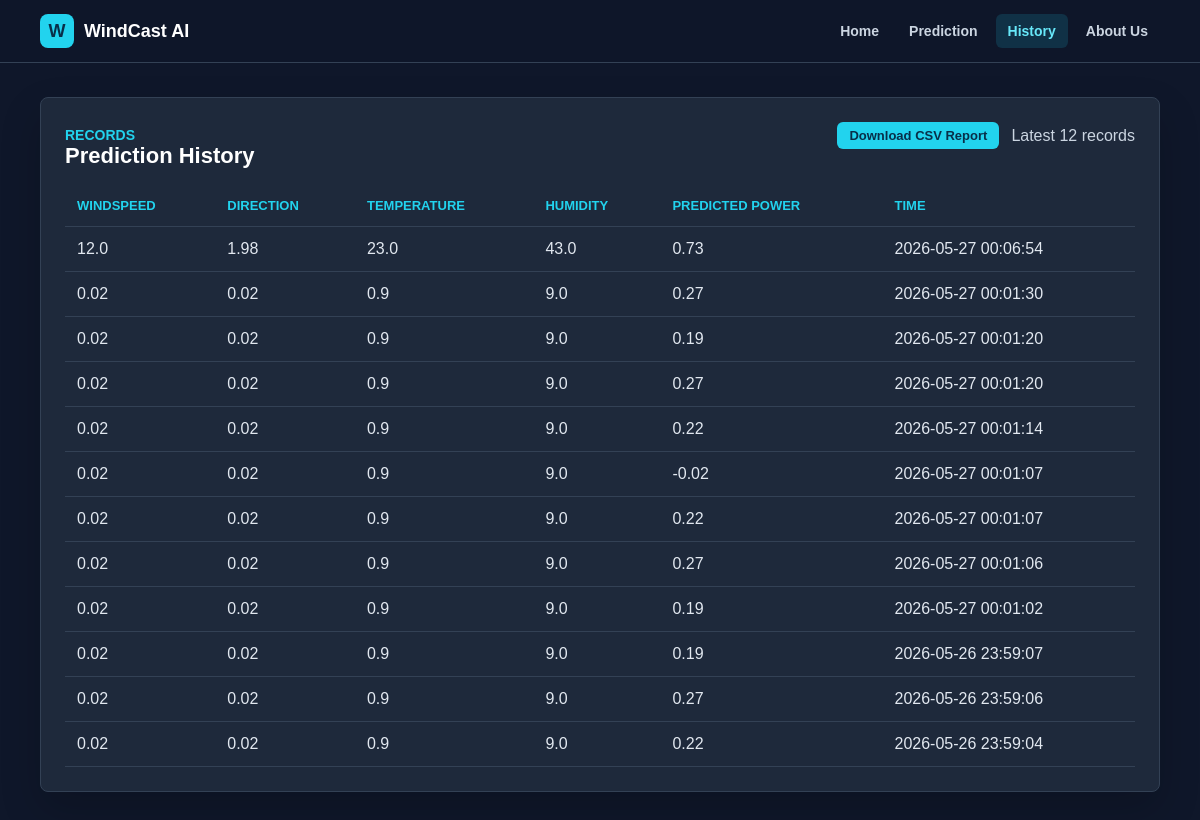
Before: /history with the older database file.
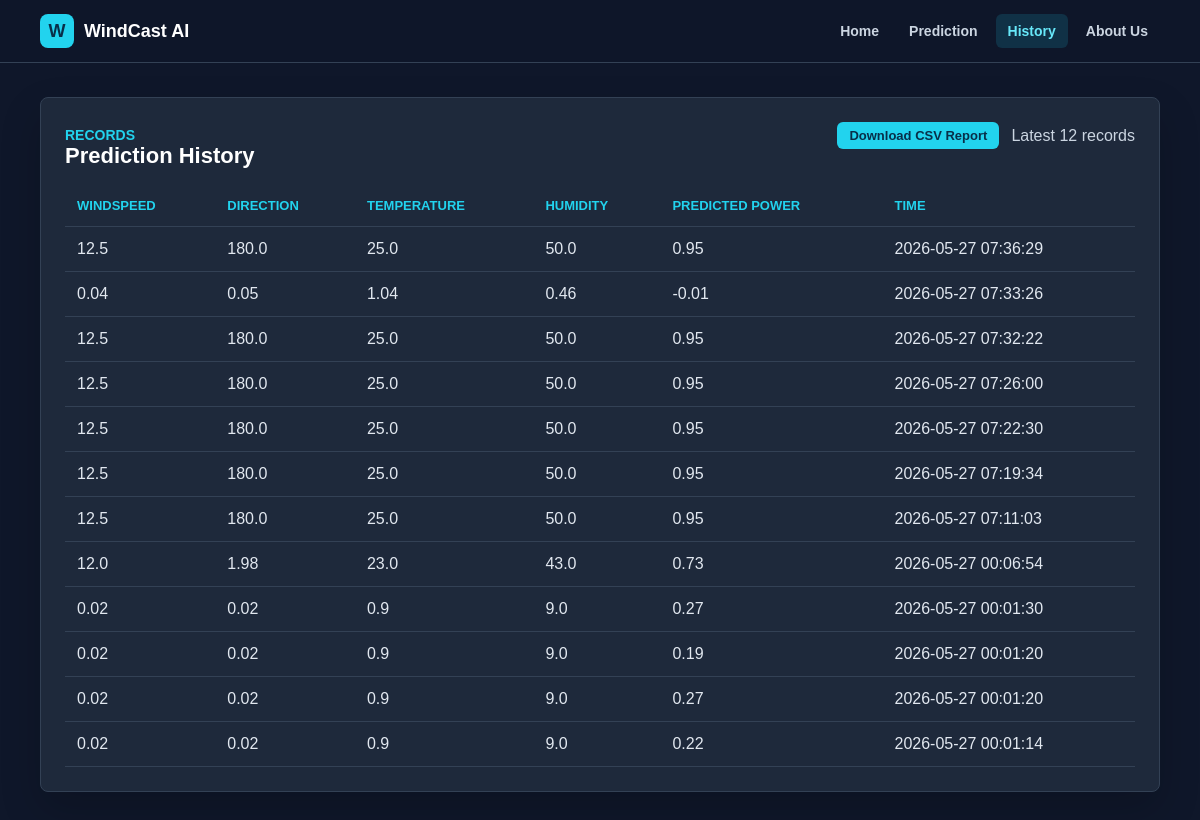
After: the same page with the newer database file.
### tables this page shows
CREATE TABLE predictions (id INTEGER PRIMARY KEY AUTOINCREMENT, windspeed REAL NOT NULL, winddirec REAL NOT NULL, temperature REAL NOT NULL, humidity REAL NOT NULL, predicted_power REAL NOT NULL, created_at TEXT NOT NULL);

### app.py (the view)
@app.route("/history")
def history_page():
    history = get_predictions()
    return render_template("history.html", history=history)

### app.py (called while the page is built)
def get_predictions(limit=12):
    with sqlite3.connect(DB_PATH) as connection:
        connection.row_factory = sqlite3.Row
        rows = connection.execute(
            """
            SELECT * FROM predictions
            ORDER BY id DESC
            LIMIT ?
            """,
            (limit,),
        ).fetchall()
    return [dict(row) for row in rows]

### templates/history.html (shortened to what this page needs)
{% extends "layout.html" %}
{% block content %}
<section class="card app-section">
    <div class="section-title">
        <div>
            <p class="eyebrow">Records</p>
            <h2>Prediction History</h2>
        </div>
        <div style="display: flex; align-items: center; gap: 12px; flex-wrap: wrap;">
            <a href="{{ url_for('download_report') }}" class="primary-link btn-small">Download CSV Report</a>
            <span>Latest 12 records</span>
        </div>
    </div>
    <div class="table-wrap">
        <table>
            <thead>
                <tr>
                    <th>Windspeed</th>
                    <th>Direction</th>
                    <th>Temperature</th>
                    <th>Humidity</th>
                    <th>Predicted Power</th>
                    <th>Time</th>
                </tr>
            </thead>
            <tbody>
                {% for row in history %}
                    <tr>
                        <td>{{ row.windspeed }}</td>
                        <td>{{ row.winddirec }}</td>
                        <td>{{ row.temperature }}</td>
                        <td>{{ row.humidity }}</td>
                        <td>{{ row.predicted_power }}</td>
                        <td>{{ row.created_at }}</td>
                    </tr>
                {% else %}
                    <tr>
                        <td colspan="6" class="empty-row">No prediction history yet.</td>
                    </tr>
                {% endfor %}
            </tbody>
        </table>
    </div>
</section>
{% endblock %}

Changed rows visible on the page:
no longer on this page (row unchanged): predictions: windspeed "0.02", winddirec "0.02", temperature "0.9", humidity "9.0", predicted_power "-0.02", created_at "2026-05-27 00:01:07"
no longer on this page (row unchanged): predictions: windspeed "0.02", winddirec "0.02", temperature "0.9", humidity "9.0", predicted_power "0.22", created_at "2026-05-27 00:01:07"
no longer on this page (row unchanged): predictions: windspeed "0.02", winddirec "0.02", temperature "0.9", humidity "9.0", predicted_power "0.27", created_at "2026-05-27 00:01:06"
no longer on this page (row unchanged): predictions: windspeed "0.02", winddirec "0.02", temperature "0.9", humidity "9.0", predicted_power "0.19", created_at "2026-05-27 00:01:02"
no longer on this page (row unchanged): predictions: windspeed "0.02", winddirec "0.02", temperature "0.9", humidity "9.0", predicted_power "0.19", created_at "2026-05-26 23:59:07"
no longer on this page (row unchanged): predictions: windspeed "0.02", winddirec "0.02", temperature "0.9", humidity "9.0", predicted_power "0.27", created_at "2026-05-26 23:59:06"
no longer on this page (row unchanged): predictions: windspeed "0.02", winddirec "0.02", temperature "0.9", humidity "9.0", predicted_power "0.22", created_at "2026-05-26 23:59:04"
added predictions: windspeed "12.5", winddirec "180.0", temperature "25.0", humidity "50.0", predicted_power "0.95", created_at "2026-05-27 07:36:29"
added predictions: windspeed "0.04", winddirec "0.05", temperature "1.04", humidity "0.46", predicted_power "-0.01", created_at "2026-05-27 07:33:26"
added predictions: windspeed "12.5", winddirec "180.0", temperature "25.0", humidity "50.0", predicted_power "0.95", created_at "2026-05-27 07:32:22"
added predictions: windspeed "12.5", winddirec "180.0", temperature "25.0", humidity "50.0", predicted_power "0.95", created_at "2026-05-27 07:26:00"
added predictions: windspeed "12.5", winddirec "180.0", temperature "25.0", humidity "50.0", predicted_power "0.95", created_at "2026-05-27 07:22:30"
added predictions: windspeed "12.5", winddirec "180.0", temperature "25.0", humidity "50.0", predicted_power "0.95", created_at "2026-05-27 07:19:34"
added predictions: windspeed "12.5", winddirec "180.0", temperature "25.0", humidity "50.0", predicted_power "0.95", created_at "2026-05-27 07:11:03"
